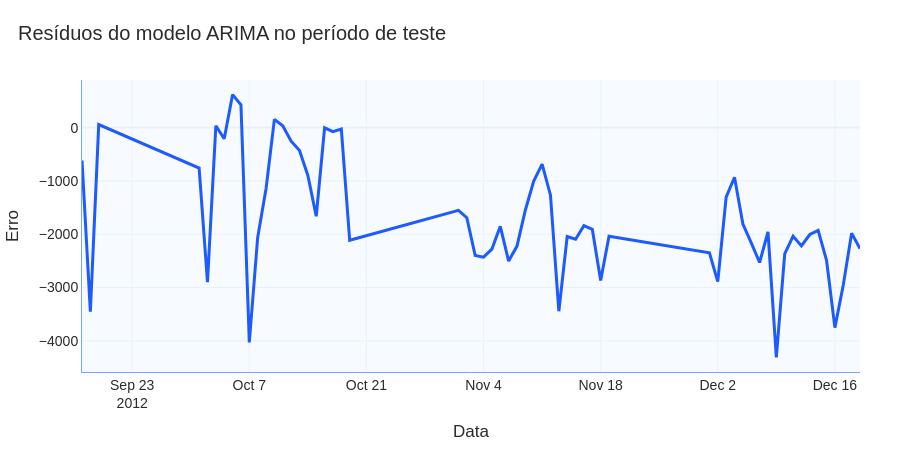

Notebook cell for this chart:
### Markdown cell above
### 05.13 Resíduos do ARIMA

### Code cell
teste["residuo_arima"] = teste["demanda"] - teste["previsao_arima"]

fig = grafico_linha_padrao(
    df=teste,
    x="data_hora",
    y="residuo_arima",
    titulo="Resíduos do modelo ARIMA no período de teste",
    labels={
        "data_hora": "Data",
        "residuo_arima": "Erro"
    },
    altura=450
)

fig.show()
